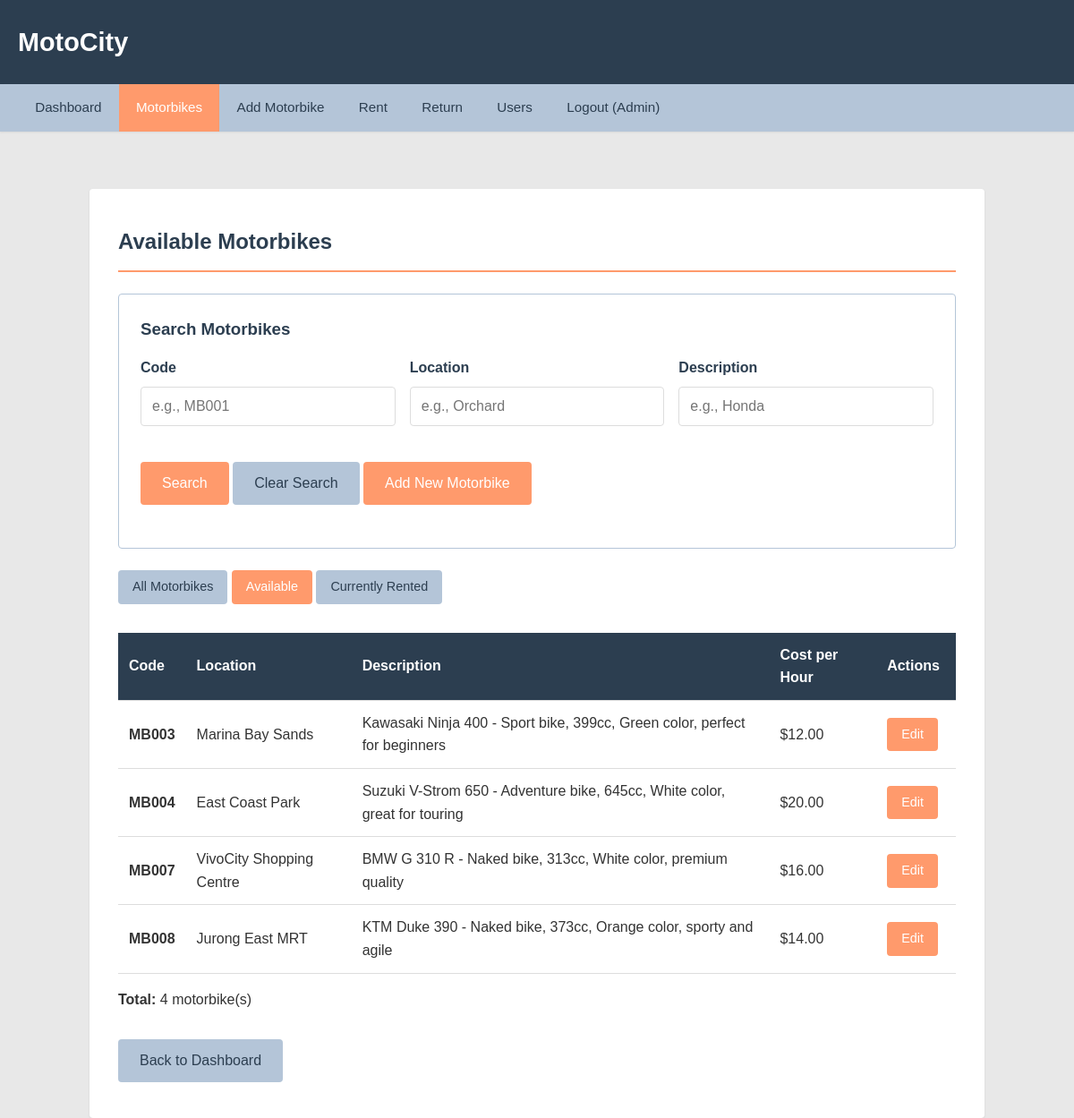
/motorbikes_list.php?filter=available (signed in), run on the app's committed database.
### tables this page shows
CREATE TABLE `motorbikes` (
  `code` varchar(50) NOT NULL,
  `rentingLocation` varchar(200) NOT NULL,
  `description` text NOT NULL,
  `costPerHour` decimal(10,2) NOT NULL CHECK (`costPerHour` > 0),
  `created_at` timestamp NOT NULL DEFAULT current_timestamp(),
  PRIMARY KEY (`code`),
  KEY `idx_location` (`rentingLocation`)
);

### classes/Auth.php (called while the page is built, shortened)
<?php
class Auth {
    public static function isAdmin() {
        return isset($_SESSION['user_type']) && $_SESSION['user_type'] === 'Administrator';
    }
}
?>

### classes/Database.php (called while the page is built, shortened)
<?php
class Database {
    private static $instance = null;
    private $conn;
    private function __construct() {
        $servername = "localhost";
        $username = "root";
        $password = "";
        $dbname = "motocity";
        $this->conn = new mysqli($servername, $username, $password, $dbname);
    }
    public static function getInstance() {
        if (self::$instance === null) {
            self::$instance = new Database();
        }
        return self::$instance;
    }
    public function getConnection() {
        return $this->conn;
    }
}
?>

### classes/Motorbike.php (called while the page is built, shortened)
<?php
class Motorbike {
    private $conn;
    public function __construct() {
        $this->conn = Database::getInstance()->getConnection();
    }
    public function getAvailableMotorbikes() {
        $sql = "SELECT * FROM motorbikes WHERE code NOT IN (SELECT motorbikeCode FROM rentals WHERE status = 'ACTIVE') ORDER BY code";
        $result = $this->conn->query($sql);
        return $result->fetch_all(MYSQLI_ASSOC);
    }
}
?>

### motorbikes_list.php (the view, shortened to what this page needs)
<?php
require_once 'classes/Database.php';
require_once 'classes/Auth.php';
require_once 'classes/Motorbike.php';
$isAdmin = Auth::isAdmin();
$filter = $_GET['filter'] ?? 'all';
$searchCode = trim($_GET['search_code'] ?? '');
$searchLocation = trim($_GET['search_location'] ?? '');
$searchDescription = trim($_GET['search_description'] ?? '');
$isSearching = !empty($searchCode) || !empty($searchLocation) || !empty($searchDescription);
$motorbike = new Motorbike();
if ($isSearching) {
    $motorbikes = $motorbike->searchMotorbikes($searchCode, $searchLocation, $searchDescription);
    $listTitle = "Search Results";
} else {
    if ($isAdmin) {
        if ($filter === 'available') {
            $motorbikes = $motorbike->getAvailableMotorbikes();
            $listTitle = "Available Motorbikes";
        } elseif ($filter === 'rented') {
            $motorbikes = $motorbike->getRentedMotorbikes();
            $listTitle = "Currently Rented Motorbikes";
        } else {
            $motorbikes = $motorbike->getAllMotorbikes();
            $listTitle = "All Motorbikes";
        }
    } else {
        $motorbikes = $motorbike->getAvailableMotorbikes();
        $listTitle = "Available Motorbikes";
    }
}
?>
<!DOCTYPE html>
<html lang="en">
<head>
    <link rel="stylesheet" href="assets/css/style.css">
</head>
<body>
    <?php include 'includes/header.php'; ?>
    <?php include 'includes/nav.php'; ?>
    <main class="container">
        <h2><?php echo $listTitle; ?></h2>
        <div class="card">
            <h3>Search Motorbikes</h3>
            <form method="GET" action="motorbikes_list.php">
                <div class="form-row">
                    <div class="form-group">
                        <label for="search_code">Code</label>
                        <input type="text" id="search_code" name="search_code" value="<?php echo htmlspecialchars($searchCode); ?>" placeholder="e.g., MB001">
                    </div>
                    <div class="form-group">
                        <label for="search_location">Location</label>
                        <input type="text" id="search_location" name="search_location" value="<?php echo htmlspecialchars($searchLocation); ?>" placeholder="e.g., Orchard">
                    </div>
                    <div class="form-group">
                        <label for="search_description">Description</label>
                        <input type="text" id="search_description" name="search_description" value="<?php echo htmlspecialchars($searchDescription); ?>" placeholder="e.g., Honda">
                    </div>
                </div>
                <div class="form-group">
                    <button type="submit" class="btn">Search</button>
                    <a href="motorbikes_list.php" class="btn btn-secondary">Clear Search</a>
                    <?php if ($isAdmin): ?>
                        <a href="motorbike_form.php" class="btn">Add New Motorbike</a>
                    <?php endif; ?>
                </div>
            </form>
        </div>
        <?php if ($isAdmin && !$isSearching): ?>
            <div class="mb-2">
                <a href="motorbikes_list.php?filter=all" class="btn <?php echo $filter === 'all' ? '' : 'btn-secondary'; ?> btn-small">All Motorbikes</a>
                <a href="motorbikes_list.php?filter=available" class="btn <?php echo $filter === 'available' ? '' : 'btn-secondary'; ?> btn-small">Available</a>
                <a href="motorbikes_list.php?filter=rented" class="btn <?php echo $filter === 'rented' ? '' : 'btn-secondary'; ?> btn-small">Currently Rented</a>
            </div>
        <?php endif; ?>
        <?php if (empty($motorbikes)): ?>
            <div class="message info">
                No motorbikes found.
            </div>
        <?php else: ?>
            <table>
                <thead>
                    <tr>
                        <th>Code</th>
                        <th>Location</th>
                        <th>Description</th>
                        <th>Cost per Hour</th>
                        <?php if ($isAdmin): ?>
                            <th>Actions</th>
                        <?php endif; ?>
                    </tr>
                </thead>
                <tbody>
                    <?php foreach ($motorbikes as $bike): ?>
                        <tr>
                            <td><strong><?php echo htmlspecialchars($bike['code']); ?></strong></td>
                            <td><?php echo htmlspecialchars($bike['rentingLocation']); ?></td>
                            <td><?php echo htmlspecialchars($bike['description']); ?></td>
                            <td>$<?php echo number_format($bike['costPerHour'], 2); ?></td>
                            <?php if ($isAdmin): ?>
                                <td>
                                    <a href="motorbike_form.php?code=<?php echo urlencode($bike['code']); ?>" class="btn btn-small">Edit</a>
                                </td>
                            <?php endif; ?>
                        </tr>
                    <?php endforeach; ?>
                </tbody>
            </table>
            <p class="mt-1"><strong>Total:</strong> <?php echo count($motorbikes); ?> motorbike(s)</p>
        <?php endif; ?>
        <div class="mt-2">
            <a href="dashboard.php" class="btn btn-secondary">Back to Dashboard</a>
        </div>
    </main>
</body>
</html>

### assets/css/style.css (style rules this page uses)
:root { --color-light: #E8E8E8; --color-secondary: #B4C5D8; --color-primary: #2C3E50; --color-accent: #FF9A6C; --color-text: #333; --color-white: #ffffff; }
* { margin: 0; padding: 0; box-sizing: border-box; }
body { font-family: Arial, sans-serif; line-height: 1.6; color: var(--color-text); background-color: var(--color-light); }
.container { max-width: 1200px; margin: 0 auto; padding: 0px 20px; }
main { background-color: var(--color-white); margin: 4rem auto 3rem auto; padding: 2rem; border-radius: 4px; box-shadow: 0 1px 3px rgba(0,0,0,0.08); min-height: 500px; }
h2 { color: var(--color-primary); margin-bottom: 1.5rem; border-bottom: 2px solid var(--color-accent); padding-bottom: 0.75rem; font-weight: 600; }
h3 { color: var(--color-primary); margin-top: 1.5rem; margin-bottom: 1rem; font-weight: 600; }
.form-group { margin-bottom: 1.5rem; }
.form-row { display: grid; grid-template-columns: repeat(auto-fit, minmax(200px, 1fr)); gap: 1rem; margin-bottom: 1rem; }
label { display: block; margin-bottom: 0.5rem; font-weight: bold; color: var(--color-primary); }
input[type="text"], input[type="email"], input[type="password"], input[type="tel"], input[type="number"], input[type="datetime-local"], select, textarea { width: 100%; padding: 0.75rem; border: 1px solid #ddd; border-radius: 4px; font-size: 1rem; }
.btn { display: inline-block; padding: 0.75rem 1.5rem; background-color: var(--color-accent); color: var(--color-white); border: none; border-radius: 4px; cursor: pointer; text-decoration: none; font-size: 1rem; font-weight: 500; line-height: 1.5; box-sizing: border-box; }
.btn-secondary { background-color: var(--color-secondary); color: var(--color-primary); padding: 0.75rem 1.5rem; line-height: 1.5; }
.btn-small { padding: 0.5rem 1rem; font-size: 0.9rem; }
table { width: 100%; border-collapse: collapse; margin-top: 1rem; }
table th, table td { padding: 0.75rem; text-align: left; border-bottom: 1px solid #ddd; }
table th { background-color: var(--color-primary); color: var(--color-white); font-weight: bold; }
table td a { color: var(--color-accent); text-decoration: none; margin-right: 0.5rem; }
.card { background-color: var(--color-white); border: 1px solid var(--color-secondary); border-radius: 4px; padding: 1.5rem; margin-bottom: 1.5rem; }
.card h3 { margin-top: 0; }
.mt-1 { margin-top: 1rem; }
.mt-2 { margin-top: 2rem; }
.mb-2 { margin-bottom: 2rem; }

### motorbikes_list.php (style rules this page uses)
main.container { max-width: 1000px; padding: 2.5rem 2rem; margin-top: 4rem; }
.card { padding: 1.5rem; }

### data on the page
motorbikes: code "MB003", rentingLocation "Marina Bay Sands", description "Kawasaki Ninja 400 - Sport bike, 399cc, Green color, perfect for beginners", costPerHour "12.00"
motorbikes: code "MB004", rentingLocation "East Coast Park", description "Suzuki V-Strom 650 - Adventure bike, 645cc, White color, great for touring", costPerHour "20.00"
motorbikes: code "MB007", rentingLocation "VivoCity Shopping Centre", description "BMW G 310 R - Naked bike, 313cc, White color, premium quality", costPerHour "16.00"
motorbikes: code "MB008", rentingLocation "Jurong East MRT", description "KTM Duke 390 - Naked bike, 373cc, Orange color, sporty and agile", costPerHour "14.00"

### other printed values
Auth::getCurrentUserName() "Admin"
$listTitle "Available Motorbikes"
count($motorbikes) "4"
